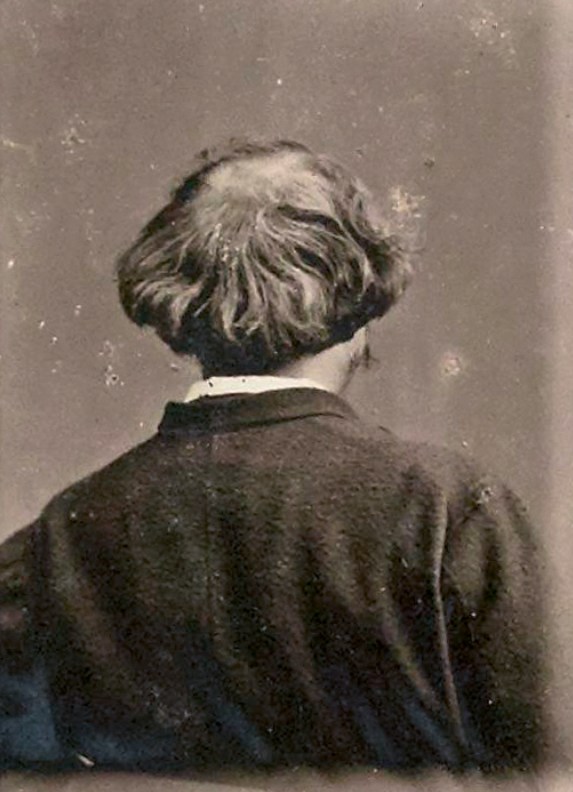
#> input picture images/Nadar/Nadar1.PNG, 573 x 792 px, found by its file name; its folder holds only this picture in this run
$ jupyter execute --allow-errors DenseDepth.ipynb   (shell and % lines are left out)   (older library calls are emulated)
#> lines starting #> are read from the running program, lines starting #| are printed output that depends on the picture
<a href="https://colab.research.google.com/github/Ziache/BE_groupe_4/blob/master/DenseDepth.ipynb" target="_parent"></a>

[cell 1]
from google.colab import files
uploaded = files.upload()
#> the answer given: Nadar1.PNG
#> further down, im is the input picture: PIL image 573x792 RGBA; mean R, G, B, A 102.7, 90.5, 80, 255
#> `im_resized = im.resize(size, Image.ANTIALIAS)`:
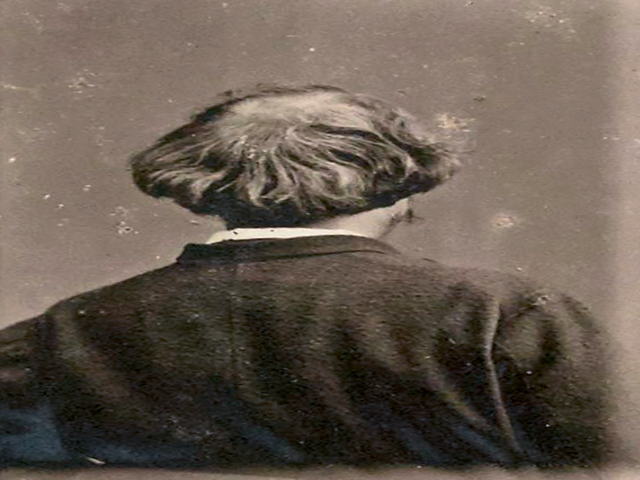
#> im_resized: PIL image 640x480 RGBA; mean R, G, B, A 102.7, 90.5, 80, 255

[cell 2]
import matplotlib.pyplot as plt

[cell 3]
from PIL import Image
nb_image = 8
images = []
size = 640,480
#> (the rest of this cell did not finish here and is left out)
